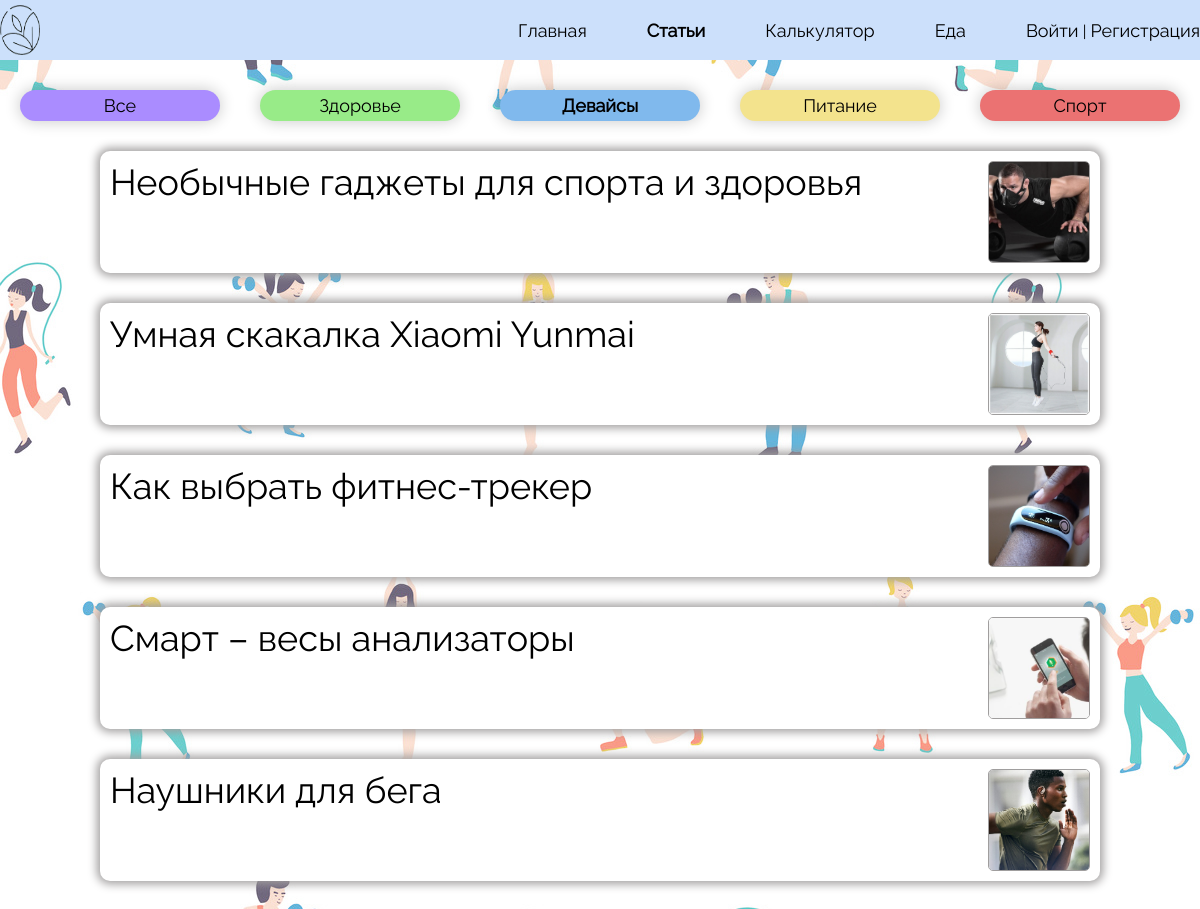
Screenshot of /articles/devices with the database file from the repository.
### articles/models.py (models this page shows, shortened)
class Article(models.Model):
    title = models.CharField(max_length=255)
    slag = models.SlugField(max_length=255, unique=True, db_index=True, verbose_name="URL")
    content = models.TextField(blank=True)
    photo = models.ImageField(upload_to="photos/%Y/%m/%d")
    time_create = models.DateTimeField(auto_now_add=True)
    time_update = models.DateTimeField(auto_now=True)
    is_published = models.BooleanField(default=True)
    category = models.ForeignKey(Category, on_delete=models.PROTECT)
    class Meta:
        verbose_name = 'Статьи'
        verbose_name_plural = 'Статьи'

### articles/views.py (the view)
# urls.py: path('articles/devices', views.devicesArticles, name='articles_devices'),
def devicesArticles(request):
    titlesOfArticles = Article.objects.filter(category=3)
    return render(request, 'articles/articles_devices.html', {'titlesOfArticles': titlesOfArticles, 'title': 'Статьи про девайсы'})

### articles/templates/articles/articles_devices.html (shortened to what this page needs)
{% load static %}
<!DOCTYPE html>
<html lang="ru">
<head>
    <link href="{% static 'articles/css/style_articles_devices.css' %}" rel="stylesheet">
</head>
<body style="background-image: url('{% static 'articles/img/pattern_article.jpg' %}'); background-size: auto;">
        <header>
                <div class = container>
                    <div class="head">
                        <a href="{% url 'home' %}"><img src="{% static 'registration/img/iconLogo.png' %}" alt="" class="logo"></a>
                        <nav class="navigation">
                            <ul class="menu">
                                <li class="text">
                                    <a href="{% url 'home' %}">Главная</a>
                                </li>
                                <li class="text">
                                    <a href="{% url 'articles' %}" style="font-weight: bold">Статьи</a>
                                </li>
                                <li class="text">
                                    <a href="{% url 'calculator' %}">Калькулятор</a>
                                </li>
                                <li class="text">
                                    <a href="{% url 'product_selection' %}">Еда</a>
                                </li>
                                {% if request.user.is_authenticated %}
                                    <li class="text">
                                        <a href="{% url 'personalArea' %}">{{ user.username }} | Личный кабинет</a>
                                    </li>
                                {% else %}
                                    <li class="text">
                                        <a href="{% url 'login' %}">Войти</a> | <a href="{% url 'registration_field' %}">Регистрация</a>
                                    </li>
                                {% endif %}
                            </ul>
                        </nav>
                    </div>
                </div>
        </header>
<div id="wrapper">
       <div class="choiceTopic">
           <div class="all" onclick="location.href='{% url 'articles' %}';"><a href="{% url 'articles' %}">Все</a></div>
           <div class="health" onclick="location.href='{% url 'articles_health' %}';"><a href="{% url 'articles_health' %}">Здоровье</a></div>
           <div class="devices" onclick="location.href='{% url 'articles_devices' %}';"><a href="{% url 'articles_devices' %}">Девайсы</a></div>
           <div class="food" onclick="location.href='{% url 'articles_food' %}';"><a href="{% url 'articles_food' %}">Питание</a></div>
           <div class="sport" onclick="location.href='{% url 'articles_sport' %}';"><a href="{% url 'articles_sport' %}">Спорт</a></div>
       </div>
       <div class="listOfTitles">
           {% for a in titlesOfArticles%}
               <div class="Article" onclick="location.href='{% url 'certainArticle' a.slag %}';">
               <a href="{% url 'certainArticle' a.slag %}">{{a.title}}</a>
               <img class="photoOfArticle" src="{{ a.photo.url }}">
               </div>
           {% endfor %}
       </div>
</div>
</body>
</html>

### articles/static/articles/css/style_articles_devices.css (style rules this page uses)
body { padding: 0; margin: 0; font-family: Raleway, sans-serif; background-color: #F0F3F3; }
header { background-color: #CCE0FB; width: 100%; height: 60px; left: -83px; }
.head { width: 1200px; margin: 0 auto; }
div { box-sizing: border-box; }
#wrapper { width: 1200px; margin-left: auto; margin-right: auto; }
.logo { margin-top: 5px; width: 40px; height: 50px; float: left; }
.navigation { float: right; }
.menu { padding: 0; margin: 0; display: block; }
.menu li a { color: black; text-decoration: none; font-size: 18px; }
.text { margin-top: 20px; float: left; display: block; margin-left: 60px; }
.choiceTopic div { float: left; padding: 5px 50px ; box-sizing: border-box; border-radius: 20px; box-shadow: 0px 0px 15px 1px rgba(0, 0, 0, 0.2); width: 200px; text-align: center; margin-right: 20px; margin-left: 20px; cursor: pointer; }
.choiceTopic a { text-decoration: none; color: black; font-size: 18px; }
.choiceTopic { display: flex; margin-top: 30px; }
.all { background: #AA8CFF; }
.health { background: #98EB88; }
.devices { background: #80B9ED; font-weight: bold; }
.food { background: #F3E38D; }
.sport { background: #EB7272; }
.Article { margin: 30px auto; cursor: pointer; text-decoration: none; color: black; font-size: 36px; padding: 10px; background: #FFFFFF; width: 1000px; box-shadow: 0px 0px 10px 3px #A09E9E; border-radius: 10px; }
.Article a { text-decoration: none; color: black; }
.photoOfArticle { height: 100px; margin-right: 0; float: right; object-fit: cover; width: 100px; border-radius: 5px; border: 1px solid #A09E9E; }

### rows the page displays
Article: title "Необычные гаджеты для спорта и здоровья", photo (picture)
Article: title "Умная скакалка Xiaomi Yunmai", photo (picture)
Article: title "Как выбрать фитнес-трекер", photo (picture)
Article: title "Смарт – весы анализаторы", photo (picture)
Article: title "Наушники для бега", photo (picture)
